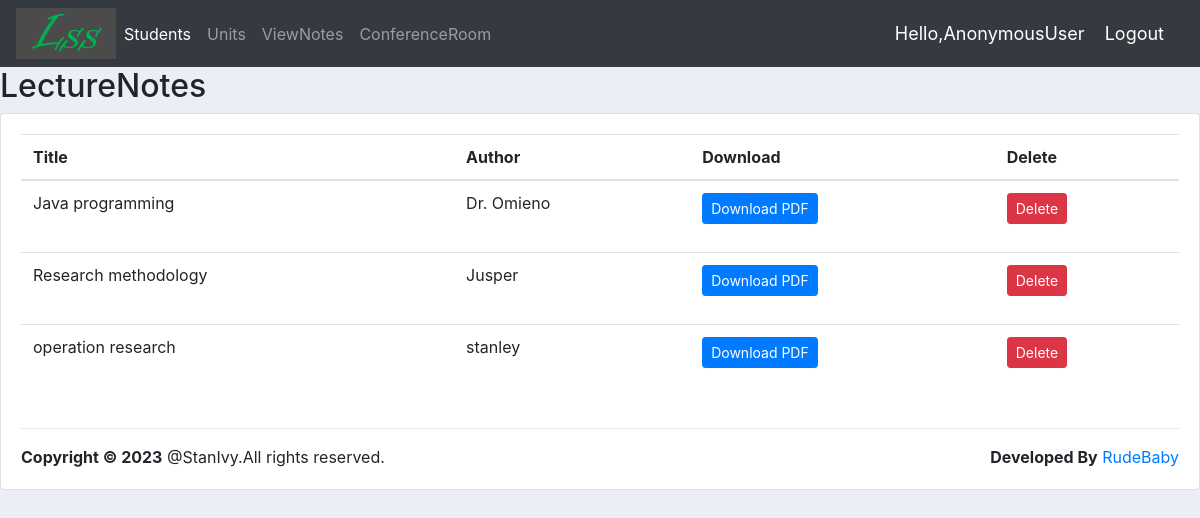
The page /book_list/ on the database its author committed.
### events/models.py (models this page shows, shortened)
class Book(models.Model):
    title = models.CharField(max_length=100)
    author = models.CharField(max_length=100)
    pdf = models.FileField(upload_to='books/pdfs/')
    cover = models.ImageField(upload_to='books/covers/', null=True, blank=True)

### events/views.py (the view)
# urls.py: path('book_list/', views.book_list, name="book_list"),
def book_list(request):
    books = Book.objects.all()
    return render(request, 'events/book_list.html', {
        'books': books
    })

### events/templates/events/book_list.html (shortened to what this page needs)
{% extends 'events/main.html' %}
{% block content %}
  {% block content_header %}
    <h2>LectureNotes</h2>
  {% endblock %}
  <div class="card card-body">
            <table class="table">
    <thead>
      <tr>
        <th>Title</th>
        <th>Author</th>
        <th>Download</th>
        <th>Delete</th>
      </tr>
    </thead>
    <tbody>
      {% for book in books %}
        <tr>
          <td>{{ book.title }}</td>
          <td>{{ book.author }}</td>
          <td>
            <a href=" " class="btn btn-primary btn-sm" target="_blank">
              Download PDF
            </a>
          </td>
          <td>
            <form method="post" action="{% url 'delete_book' book.pk %}">
              <button type="submit" class="btn btn-danger btn-sm">Delete</button>
            </form>
          </td>
        </tr>
      {% endfor %}
    </tbody>
  </table>
{% endblock %}

### static/css/main.css (style rules this page uses)
body { background-color:#ebeff5; }
body { background-image:url(admin.jpg); background-size:100%; }

### rows shown on the page
Book: title "Java programming", author "Dr. Omieno"
Book: title "Research methodology", author "Jusper"
Book: title "operation research", author "stanley"

### other values the page prints
{{ request.user }} "AnonymousUser"
